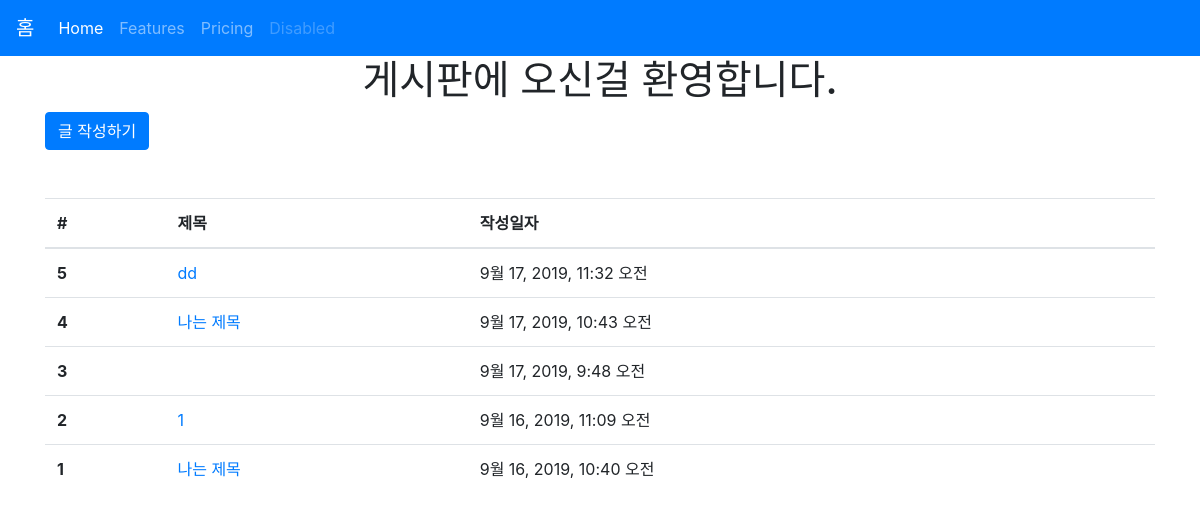
The app's page /articles/ with its own data.
### articles/models.py (models this page shows, shortened)
class Article(models.Model):
    title = models.CharField(max_length=10)
    content = models.TextField()
    created_at = models.DateTimeField(auto_now_add=True)
    updated_at = models.DateTimeField(auto_now=True)

### articles/views.py (the view)
# urls.py: path('', views.index, name='index'),
def index(request):
    articles = Article.objects.order_by('-id') # 최신글 위로 오도록
    context = {
        'articles': articles
    }
    return render(request, 'articles/index.html', context)

### articles/templates/articles/index.html (shortened to what this page needs)
{% extends 'articles/base.html' %}
{% block body %}
<h1 class="text-center">게시판에 오신걸 환영합니다.</h1>
<a class="btn btn-primary" href="{% url 'articles:create' %}" role="button">글 작성하기</a>
<table class="table mt-5">
  <thead>
    <tr>
      <th scope="col">#</th>
      <th scope="col">제목</th>
      <th scope="col">작성일자</th>
    </tr>
  </thead>
  {% for article in articles %}
  <tr>
    <th scope="row">{{ article.id}}</th>
    <td>
      <a href="{% url 'articles:detail' article.pk %}">
        {{ article.title }}
      </a>
    </td>
      <td>{{ article.created_at }}</td>
    </tr>
    {% endfor %}
</table>
{% endblock %}

### records on screen
Article: id "5", title "dd", created_at "9월 17, 2019, 11:32 오전"
Article: id "4", title "나는 제목", created_at "9월 17, 2019, 10:43 오전"
Article: id "3", created_at "9월 17, 2019, 9:48 오전"
Article: id "2", title "1", created_at "9월 16, 2019, 11:09 오전"
Article: id "1", title "나는 제목", created_at "9월 16, 2019, 10:40 오전"
